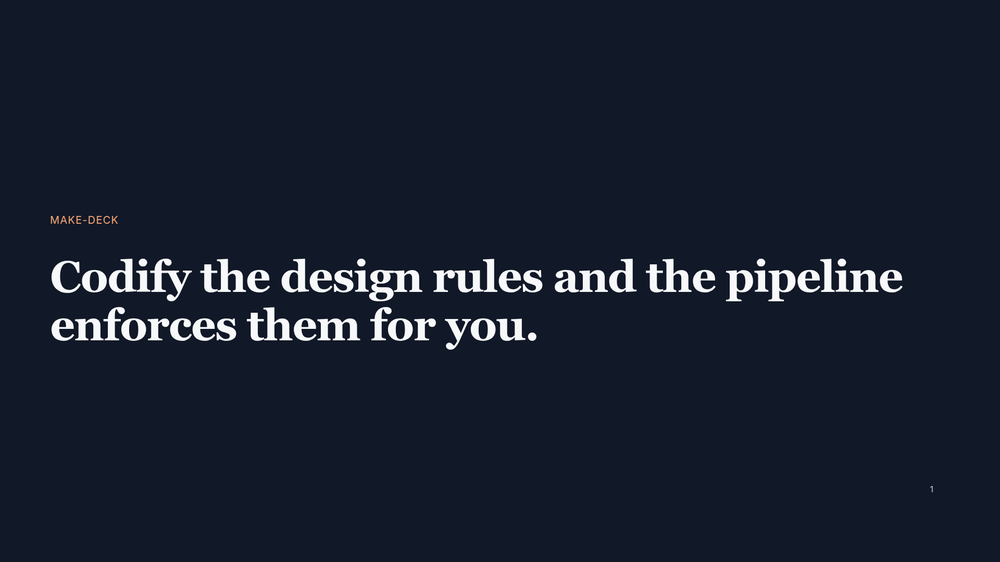
#> input picture decks/golden-deck/build/slide-01.png, 1000 x 562 px, shrunk from 1920 x 1080 before the run
$ python check_contrast.py ../decks/golden-deck/build
#> lines starting #> are read from the running program, lines starting #| are printed output that depends on the picture
#!/usr/bin/env python3
"""check_contrast.py — WCAG contrast of text vs local background, sampled across
each rendered slide. Fails a slide if any sampled region drops below the floor.

Usage:
    python scripts/check_contrast.py <build-dir> [--aaa] [--text-mask]

    <build-dir>   directory of rendered slide-XX.png files (order-independent)
    --aaa         use the 7:1 AAA body floor instead of 4.5:1 AA
    --text-mask   restrict sampling to likely text pixels (fixes the miss bias
                  below); requires the `ocr` extra: uv sync --extra ocr

LIMITATION (default mode): background/foreground in each cell are approximated by
its darkest and lightest pixels. A cell that contains BOTH a high-contrast pair
(e.g. a logo, or a photo edge) AND unreadable low-contrast text will PASS on the
strength of the high-contrast pair — the bad text is missed. This is a MISS bias,
not a false-alarm bias: it is reliable as a floor for simple text-on-solid slides
and unreliable exactly where text overlays images. Use --text-mask for those.
"""
import argparse
import sys
from pathlib import Path

import numpy as np
from PIL import Image  # pip install pillow

AA_LARGE, AA_BODY, AAA_BODY = 3.0, 4.5, 7.0
GRID = 3           # 3x3 = 9 sample cells
MIN_SEP = 0.02     # skip near-flat cells (no real fg/bg separation)


def luminance(rgb: np.ndarray) -> np.ndarray:
    """Relative luminance (WCAG) for an array of sRGB values, shape (..., 3),
    values 0-255. Returns the leading shape. Computed once per pixel."""
    a = rgb.astype(np.float64) / 255.0
    a = np.where(a <= 0.03928, a / 12.92, ((a + 0.055) / 1.055) ** 2.4)
    return 0.2126 * a[..., 0] + 0.7152 * a[..., 1] + 0.0722 * a[..., 2]


def ratio(l_hi: float, l_lo: float) -> float:
    l1, l2 = (l_hi, l_lo) if l_hi >= l_lo else (l_lo, l_hi)
    return (l1 + 0.05) / (l2 + 0.05)


def sample_cells(w: int, h: int, n: int = GRID):
    """Yield interior (x0, y0, x1, y1) boxes — one per grid cell."""
    for gy in range(n):
        for gx in range(n):
            x0, y0 = int(w * (gx + 0.15) / n), int(h * (gy + 0.15) / n)
            x1, y1 = int(w * (gx + 0.85) / n), int(h * (gy + 0.85) / n)
            yield (x0, y0, x1, y1)


def _text_mask(cell_rgb: np.ndarray):
    """Optional: return a boolean mask of likely text pixels in the cell, using
    Tesseract word boxes. Returns None if pytesseract/tesseract is unavailable."""
    try:
        import pytesseract
    except ImportError:
        return None
    from PIL import Image as _I
    data = pytesseract.image_to_data(
        _I.fromarray(cell_rgb.astype(np.uint8)),
        output_type=pytesseract.Output.DICT)
    mask = np.zeros(cell_rgb.shape[:2], dtype=bool)
    found = False
    for i, conf in enumerate(data["conf"]):
        try:
            c = float(conf)
        except (TypeError, ValueError):
            continue
        if c < 40 or not data["text"][i].strip():
            continue
        x, y, bw, bh = (data["left"][i], data["top"][i],
                        data["width"][i], data["height"][i])
        mask[y:y + bh, x:x + bw] = True
        found = True
    return mask if found else None


def check_slide(png: Path, floor: float, use_text_mask: bool = False):
    """Return a list of (cell_index, ratio) for cells failing the floor."""
#> called with floor = 4.5, use_text_mask = False
    rgb = np.asarray(Image.open(png).convert("RGB"))
#> rgb is the input picture: shape (562, 1000, 3); mean R, G, B 23.6, 30.4, 45
    h, w = rgb.shape[:2]
#> h = 562; w = 1000
    lum = luminance(rgb)                      # one luminance pass for the slide
#> in luminance, `a = np.where(a <= 0.03928, a / 12.92, ((a + 0.055) / 1.055) ** 2.4)`:
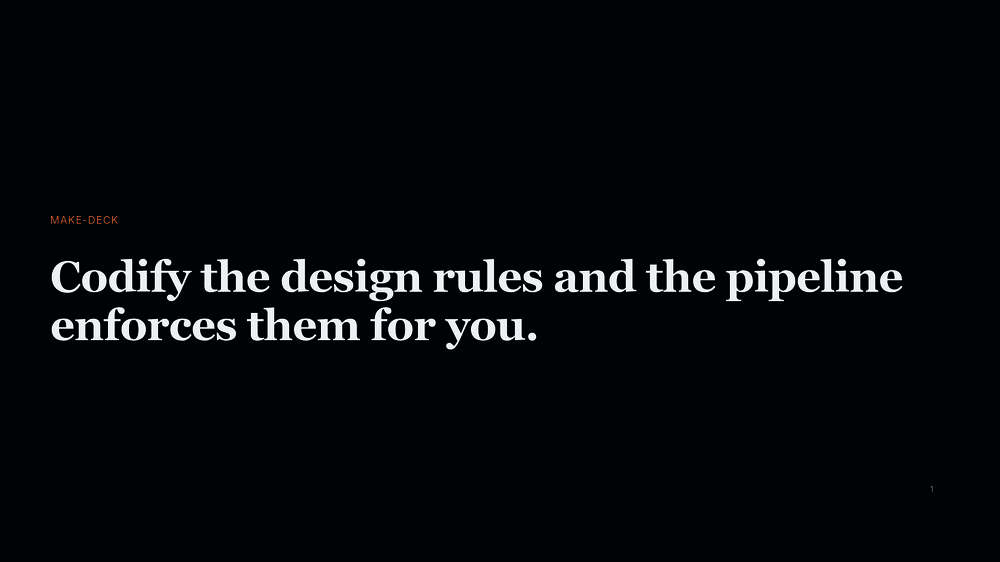
#> a: shape (562, 1000, 3) float64; mean R, G, B 0.0305, 0.0341, 0.0455
    fails = []
    for i, (x0, y0, x1, y1) in enumerate(sample_cells(w, h)):
        cell_l = lum[y0:y1, x0:x1]
        if cell_l.size == 0:
            continue

        if use_text_mask:
            mask = _text_mask(rgb[y0:y1, x0:x1])
            if mask is None or not mask.any():
                continue                      # no detected text → nothing to judge
            text_l = cell_l[mask]
            bg_l = cell_l[~mask]
            if bg_l.size == 0:
                continue
            # worst realistic pairing: median text vs the bg it sits on
            l_text = float(np.median(text_l))
            l_bg = float(np.median(bg_l))
            r = ratio(l_bg, l_text)
        else:
            # coarse: extremes of the cell stand in for fg/bg (see LIMITATION)
            l_hi, l_lo = float(cell_l.max()), float(cell_l.min())
            if abs(l_hi - l_lo) < MIN_SEP:    # near-flat cell → no text here
                continue
            r = ratio(l_hi, l_lo)

        if r < floor:
            fails.append((i, round(r, 2)))
#> this loop made 9 passes
#> (l_hi, l_lo, r) on passes 4, 5, 6, 9: (1, 0.000175, 20.93), (1, 0.000219, 20.91), (1, 0.000219, 20.91), (0.372, 0.00298, 7.96)
#> (l_hi, l_lo) on passes 1, 2, 3, 7, 8: (0.00919, 0.00919), (0.00919, 0.00919), (0.00919, 0.00919), (0.00919, 0.00919), (0.00919, 0.00919)
#> after the loop, fails = []
    return fails


def main():
    ap = argparse.ArgumentParser(description="WCAG contrast gate over rendered slides.")
    ap.add_argument("build_dir", type=Path, help="dir of slide-XX.png files")
    ap.add_argument("--aaa", action="store_true", help="use 7:1 AAA floor")
    ap.add_argument("--text-mask", action="store_true",
                    help="restrict to text pixels (needs the ocr extra)")
    args = ap.parse_args()

    floor = AAA_BODY if args.aaa else AA_BODY
    pngs = sorted(args.build_dir.glob("slide-*.png"))
    if not pngs:
        sys.exit(f"no slide-*.png in {args.build_dir}")

    bad = False
    for png in pngs:
        fails = check_slide(png, floor, use_text_mask=args.text_mask)
#> fails = []
        if fails:
            bad = True
            detail = ", ".join(f"cell{i}:{r}:1" for i, r in fails)
            print(f"FAIL {png.name}: {len(fails)} region(s) < {floor}:1 — {detail}")
        else:
            print(f"PASS {png.name}")
#> pass 2 of the loop in main, `for png in pngs:`:
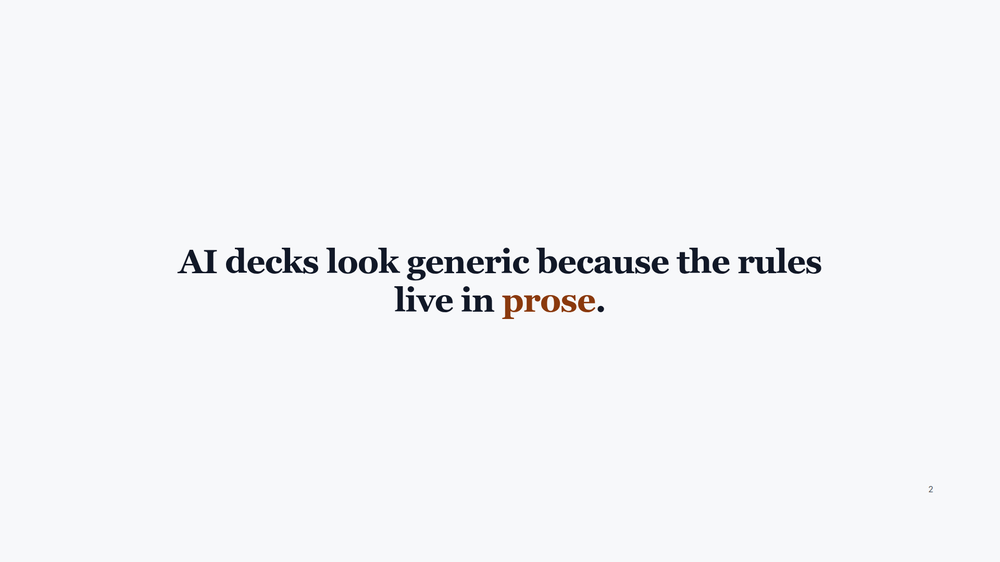
#> input picture decks/golden-deck/build/slide-02.png, 1000 x 562 px, shrunk from 1920 x 1080 before the run
#> in check_slide, rgb is the input picture: shape (562, 1000, 3); mean R, G, B 244.1, 245, 247.1
#> in luminance (call 2), `a = np.where(a <= 0.03928, a / 12.92, ((a + 0.055) / 1.055) ** 2.4)`:
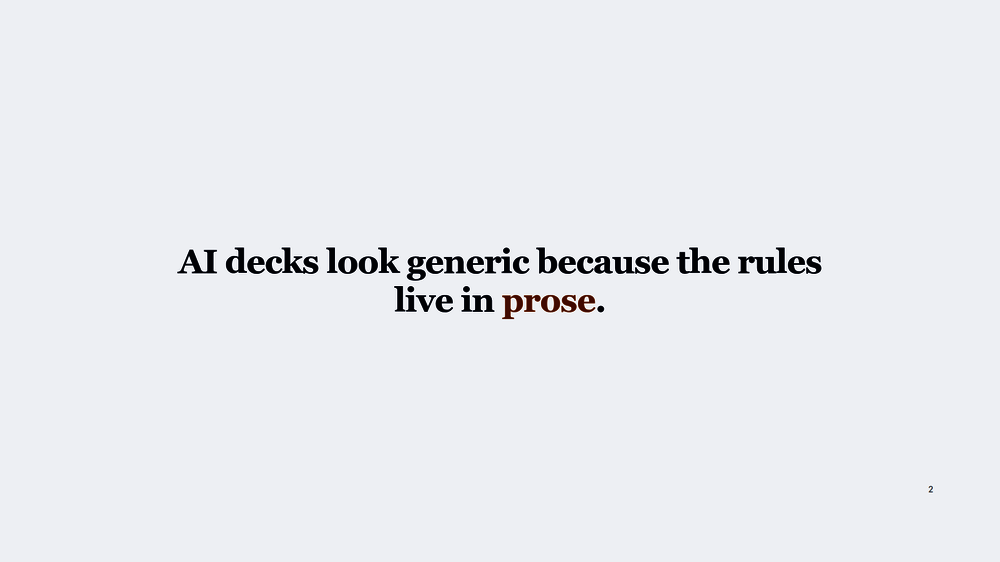
#> a: shape (562, 1000, 3) float64; mean R, G, B 0.917, 0.925, 0.942
#> the loop in check_slide (call 2), `for i, (x0, y0, x1, y1) in enumerate(sample_cells(w, h)):` made 9 passes
#> (l_hi, l_lo, r) on passes 4, 5, 6, 9: (1, 0.000242, 20.9), (1, 0, 21), (1, 0.000153, 20.94), (1, 0.146, 5.37)
    sys.exit(1 if bad else 0)
#> (the program exits here)
